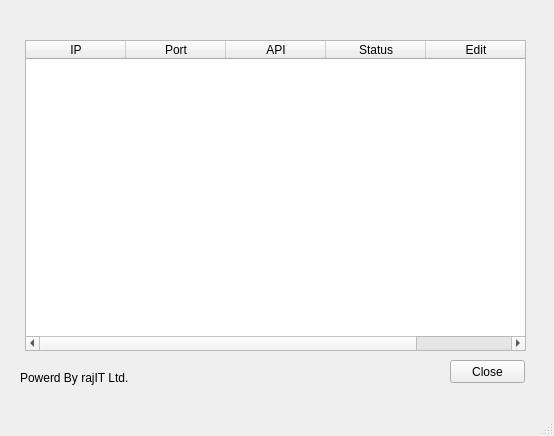
<?xml version="1.0" encoding="UTF-8"?>
<ui version="4.0">
 <class>MainWindow</class>
 <widget class="QMainWindow" name="MainWindow">
  <property name="geometry">
   <rect>
    <x>0</x>
    <y>0</y>
    <width>554</width>
    <height>436</height>
   </rect>
  </property>
  <property name="windowTitle">
   <string>Status</string>
  </property>
  <property name="windowIcon">
   <iconset resource="resources.qrc">
    <normaloff>:/icon/feather/file-text.svg</normaloff>:/icon/feather/file-text.svg</iconset>
  </property>
  <widget class="QWidget" name="centralwidget">
   <widget class="QTableWidget" name="tableWidget">
    <property name="geometry">
     <rect>
      <x>25</x>
      <y>40</y>
      <width>501</width>
      <height>311</height>
     </rect>
    </property>
    <column>
     <property name="text">
      <string>IP</string>
     </property>
    </column>
    <column>
     <property name="text">
      <string>Port</string>
     </property>
    </column>
    <column>
     <property name="text">
      <string>API</string>
     </property>
    </column>
    <column>
     <property name="text">
      <string>Status</string>
     </property>
    </column>
    <column>
     <property name="text">
      <string>Edit</string>
     </property>
    </column>
   </widget>
   <widget class="QPushButton" name="closebtn">
    <property name="geometry">
     <rect>
      <x>450</x>
      <y>360</y>
      <width>75</width>
      <height>23</height>
     </rect>
    </property>
    <property name="text">
     <string>Close</string>
    </property>
   </widget>
   <widget class="QLabel" name="label_4">
    <property name="geometry">
     <rect>
      <x>20</x>
      <y>370</y>
      <width>121</width>
      <height>16</height>
     </rect>
    </property>
    <property name="text">
     <string>Powerd By rajIT Ltd.</string>
    </property>
   </widget>
  </widget>
  <widget class="QMenuBar" name="menubar">
   <property name="geometry">
    <rect>
     <x>0</x>
     <y>0</y>
     <width>554</width>
     <height>21</height>
    </rect>
   </property>
  </widget>
  <widget class="QStatusBar" name="statusbar"/>
 </widget>
 <resources>
  <include location="resources.qrc"/>
 </resources>
 <connections/>
</ui>
